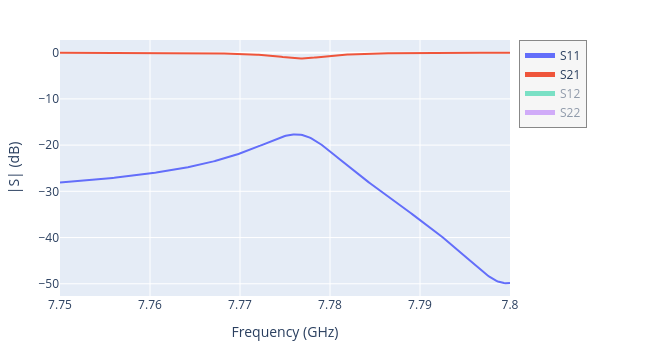

Notebook source saved alongside this figure:
### Code cell
results.plot_interactive()

### Figure 1 — Plotly figure (JSON) as saved in the notebook; plotly's stock layout.template omitted (floating-point values rounded to 4 significant figures; data arrays with more than 128 entries replaced by an {"elided": "..."} marker saying what was removed)
{"data": [{"mode": "lines", "name": "S11", "type": "scatter", "visible": true, "x": {"elided": "300 float values"}, "y": {"elided": "300 float values"}}, {"mode": "lines", "name": "S21", "type": "scatter", "visible": true, "x": {"elided": "300 float values"}, "y": {"elided": "300 float values"}}, {"mode": "lines", "name": "S12", "type": "scatter", "visible": "legendonly", "x": {"elided": "300 float values"}, "y": {"elided": "300 float values"}}, {"mode": "lines", "name": "S22", "type": "scatter", "visible": "legendonly", "x": {"elided": "300 float values"}, "y": {"elided": "300 float values"}}], "layout": {"height": 350, "legend": {"bgcolor": "rgba(245,245,245,0.9)", "bordercolor": "#888", "borderwidth": 1, "entrywidth": 70, "entrywidthmode": "pixels", "groupclick": "toggleitem", "itemclick": "toggle", "itemdoubleclick": "toggleothers", "itemsizing": "constant", "x": 1.02, "xanchor": "left", "y": 1, "yanchor": "top"}, "margin": {"b": 40, "l": 60, "r": 140, "t": 40}, "modebar": {"orientation": "v"}, "width": 650, "xaxis": {"title": {"text": "Frequency (GHz)"}}, "yaxis": {"title": {"text": "|S| (dB)"}}}}
